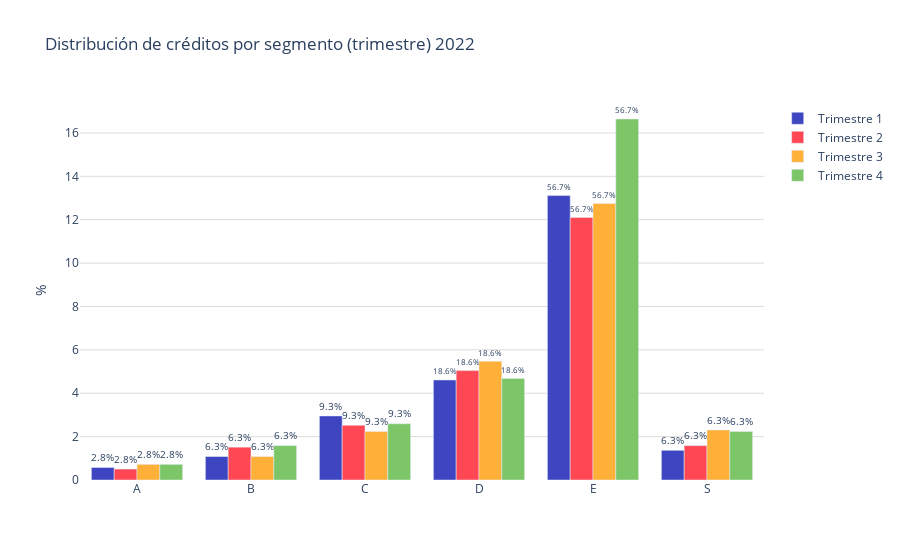

This figure's notebook cell:
### Code cell
colores = ['#3d45c0','#ff4853','#ffb038','#7cc668']

fig = go.Figure()
trimestres = tabla_porcentajes.columns
for i, trimestre in enumerate(trimestres):
    fig.add_trace(go.Bar(
        name=f'Trimestre {trimestre}', 
        x=tabla_porcentajes.index, 
        y=tabla_porcentajes[trimestre], 
        marker_color=colores[i],
        text=porcentajes,  # Texto que se mostrará en las barras (porcentaje)
        textposition='outside',  # Posición del texto (puede ser 'inside' o 'outside')
        texttemplate='%{text:.1f}%', 
    ))
fig.update_layout(
    #barmode='stack', 
    title='Distribución de créditos por segmento (trimestre) 2022',
    yaxis=dict(
        #tickformat='2.2%',
        title='%', # Título del eje y
        gridcolor='#dddcda', # Color de las líneas que dividen los rangos del eje Y         
    ),  
    plot_bgcolor='rgba(0,0,0,0)',  # Color de fondo del gráfico
    legend=dict(
        yanchor="top",
        y=0.99,
    )
)
# Exportar gráfica como archivo HTML
def guardar_grafico_como_html(fig, nombre_archivo, carpeta='graficas'):
    # Crear la carpeta si no existe
    if not os.path.exists(carpeta):
        os.makedirs(carpeta)
    
    # Gráfica como archivo HTML en la carpeta especificada
    pio.write_html(fig, f'{carpeta}/{nombre_archivo}.html')

guardar_grafico_como_html(fig, 'g_bar_discreditossegmento_trimestre2022_pachuca', carpeta='graficas')

fig.show()

### Figure 1 — Plotly figure (JSON) as saved in the notebook; plotly's stock layout.template omitted (floating-point values rounded to 4 significant figures)
{"data": [{"marker": {"color": "#3d45c0"}, "name": "Trimestre 1", "text": [2.79, 6.314, 9.251, 18.65, 56.68, 6.314], "textposition": "outside", "texttemplate": "%{text:.1f}%", "type": "bar", "x": ["A", "B", "C", "D", "E", "S"], "y": [0.5764, 1.081, 2.954, 4.611, 13.11, 1.369]}, {"marker": {"color": "#ff4853"}, "name": "Trimestre 2", "text": [2.79, 6.314, 9.251, 18.65, 56.68, 6.314], "textposition": "outside", "texttemplate": "%{text:.1f}%", "type": "bar", "x": ["A", "B", "C", "D", "E", "S"], "y": [0.5043, 1.513, 2.522, 5.043, 12.1, 1.585]}, {"marker": {"color": "#ffb038"}, "name": "Trimestre 3", "text": [2.79, 6.314, 9.251, 18.65, 56.68, 6.314], "textposition": "outside", "texttemplate": "%{text:.1f}%", "type": "bar", "x": ["A", "B", "C", "D", "E", "S"], "y": [0.7205, 1.081, 2.233, 5.476, 12.75, 2.305]}, {"marker": {"color": "#7cc668"}, "name": "Trimestre 4", "text": [2.79, 6.314, 9.251, 18.65, 56.68, 6.314], "textposition": "outside", "texttemplate": "%{text:.1f}%", "type": "bar", "x": ["A", "B", "C", "D", "E", "S"], "y": [0.7205, 1.585, 2.594, 4.683, 16.64, 2.233]}], "layout": {"legend": {"y": 0.99, "yanchor": "top"}, "plot_bgcolor": "rgba(0,0,0,0)", "title": {"text": "Distribución de créditos por segmento (trimestre) 2022"}, "yaxis": {"gridcolor": "#dddcda", "title": {"text": "%"}}}}
